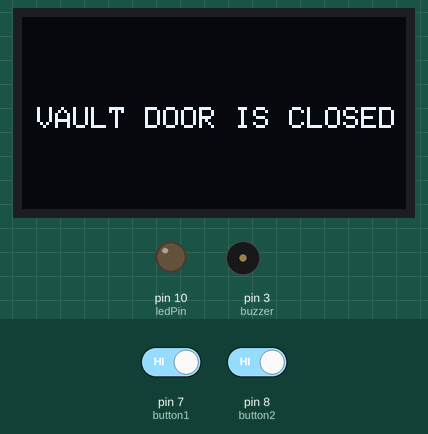
Simulated run of this sketch. Board: Arduino Uno, built with avr-gcc and run on an emulated ATmega328P. On the bench: 128×64 one-colour display, output pins drawn as LEDs (lit = HIGH), buzzer (waves = sounding). Dashed ring = blinking. The test bench sets the inputs (shaded band); at power-on: pin 7 (button1) HIGH, pin 8 (button2) HIGH.

Above: at 1.2 s.
1.3 s: pin 7 (button1) driven LOW and pin 8 (button2) driven LOW
At 1.7 s:
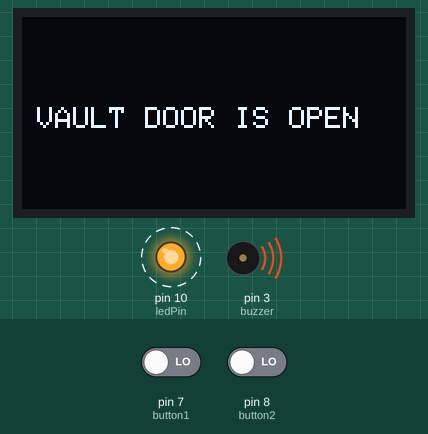
3.3 s: pin 7 (button1) driven HIGH and pin 8 (button2) driven HIGH
At 3.43 s:
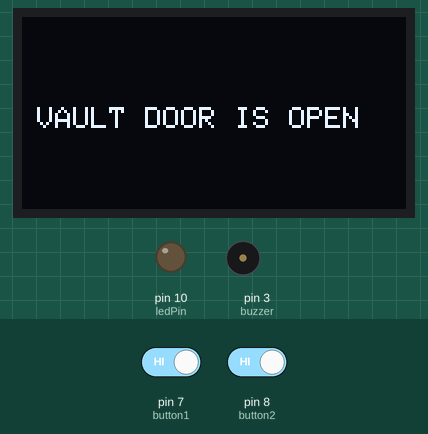
Timing chart, 0 to 6.3 s (numbered marks = the images above; inputs shaded):
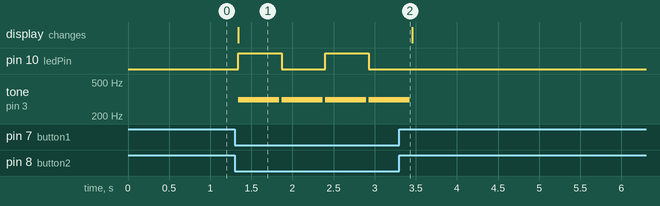

Measured:
- after the input at 1.3 s, pin 10 (ledPin): alternates HIGH for 0.53 s and LOW for 0.53 s, starting at once; tone on pin 3 (buzzer): alternates 311 Hz for 0.50 s and silent for 0.03 s, starting at once; the display: changes at once (image 1)
- after the input at 3.3 s, pin 10 (ledPin): stops changing and stays LOW; tone on pin 3 (buzzer): goes on until 3.4 s, then stays silent

The sketch:

Bank_vault_door.ino
```cpp
/* Libraries for the OLED display, This code uses Adafruit Library */
#include <Wire.h>
#include <Adafruit_SSD1306.h>

const int buzzer = 3;   // pin 3 for buzzer
const int button1 = 7;  // pin 7 for button 1
const int button2 = 8;  // pin 8 for button 2
const int ledPin = 10;  // pin 10 for LED

/* connection details of the OLED */
// OLED{GND, VCC, SCL, SDA}  = Arudion{GND, 5V, A5, A4}

int button1State = 0;
int button2State = 0;
bool ledState = false;     // a variable to track if the LED (and siren) is on

/* The following texts will be used to simulate the VAULT door in OLED */
String text1 = "VAULT DOOR IS CLOSED";
String text3 = "VAULT DOOR IS OPEN";

#define SCREEN_WIDTH 128  // OLED display width,  in pixels
#define SCREEN_HEIGHT 64  // OLED display height, in pixels
#define NOTE_DS4 311      // Note for the buffer to ring

// declare an SSD1306 display object connected to I2C
Adafruit_SSD1306 oled(SCREEN_WIDTH, SCREEN_HEIGHT, &Wire, -1);

// Now creating a melody:
int melody[] = {NOTE_DS4, NOTE_DS4};
int noteDurations[] = {1, 1};       // note durations: 4 = quarter note, 8 = eighth note, etc, also called tempo:

void setup() {
  pinMode(button1, INPUT_PULLUP);   // set the button pin as input with a pull-up resistor
  pinMode(button2, INPUT_PULLUP);
  pinMode(ledPin, OUTPUT);          // set the LED pin as output
  // Serial.begin(9600);            // was used for testing before implementing OLED
  if (!oled.begin(SSD1306_SWITCHCAPVCC, 0x3C)) {
    Serial.println(F("SSD1306 allocation failed"));
    while (true);
  }
}

void loop() {
  button1State = digitalRead(button1);  // reading the state of button 1 and 2
  button2State = digitalRead(button2);

  if (button1State == LOW && button2State == LOW){ // if both buttons are pressed and the LED is not already on

    while (button2State == LOW | button1State == LOW){ //for some reason A OR B != B OR A
      /* Serial print Implemented in the test phase
      Serial.println("");
      Serial.println("Both buttons are pressed.");
      Serial.println("LED is turned on!"); */

      oled.clearDisplay();         // clear display
      oled.setTextSize(1.5);       // text size
      oled.setTextColor(WHITE);    // text color
      oled.setCursor(5, 30);       // position to display
      oled.println(text3);         // text to be printed
      oled.display();
      tone(buzzer, 311, 500);         // play a note D#4 = 311 note for 500ms
      ledState = !ledState;           // toggles the led state
      digitalWrite(ledPin, ledState); //
      delay(500);
      button1State = digitalRead(button1);
      button2State = digitalRead(button2);
    }

  }

  else if (button1State == HIGH & button2State == HIGH){ //& ledState){
    // if the button is released and the LED is on
    /*Serial.println("");
    Serial.println("Both buttons are released.");
    Serial.println("LED is off!");*/
    oled.clearDisplay();         // clear display
    oled.setTextSize(1.5);       // text size
    oled.setTextColor(WHITE);    // text color
    oled.setCursor(5, 30);       // position to display
    oled.println(text1);         // text to be printed
    oled.display();

    digitalWrite(ledPin, LOW); // turn off the LED
    ledState = false; // set ledOn to false to indicate that the LED is off

  }
}
```
